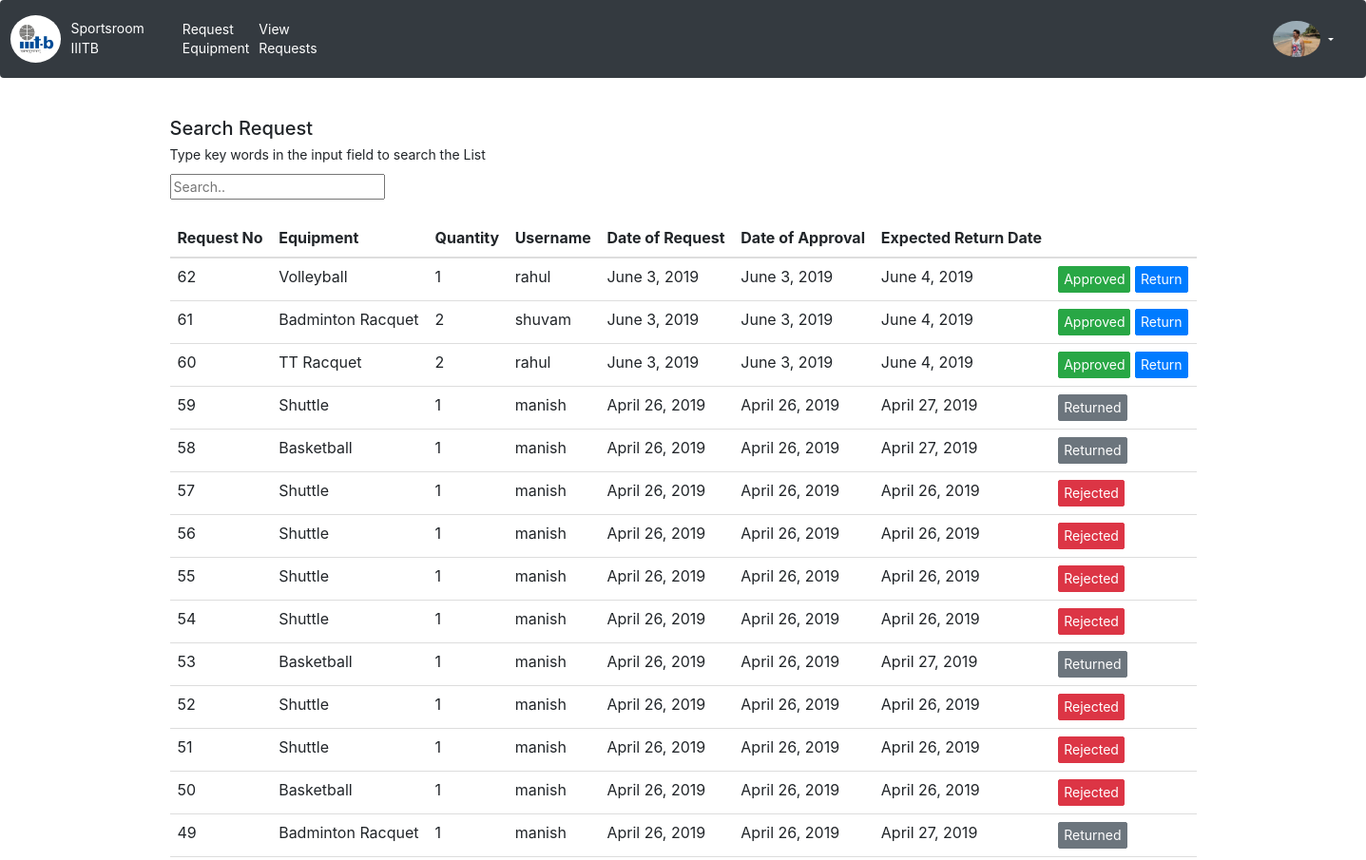
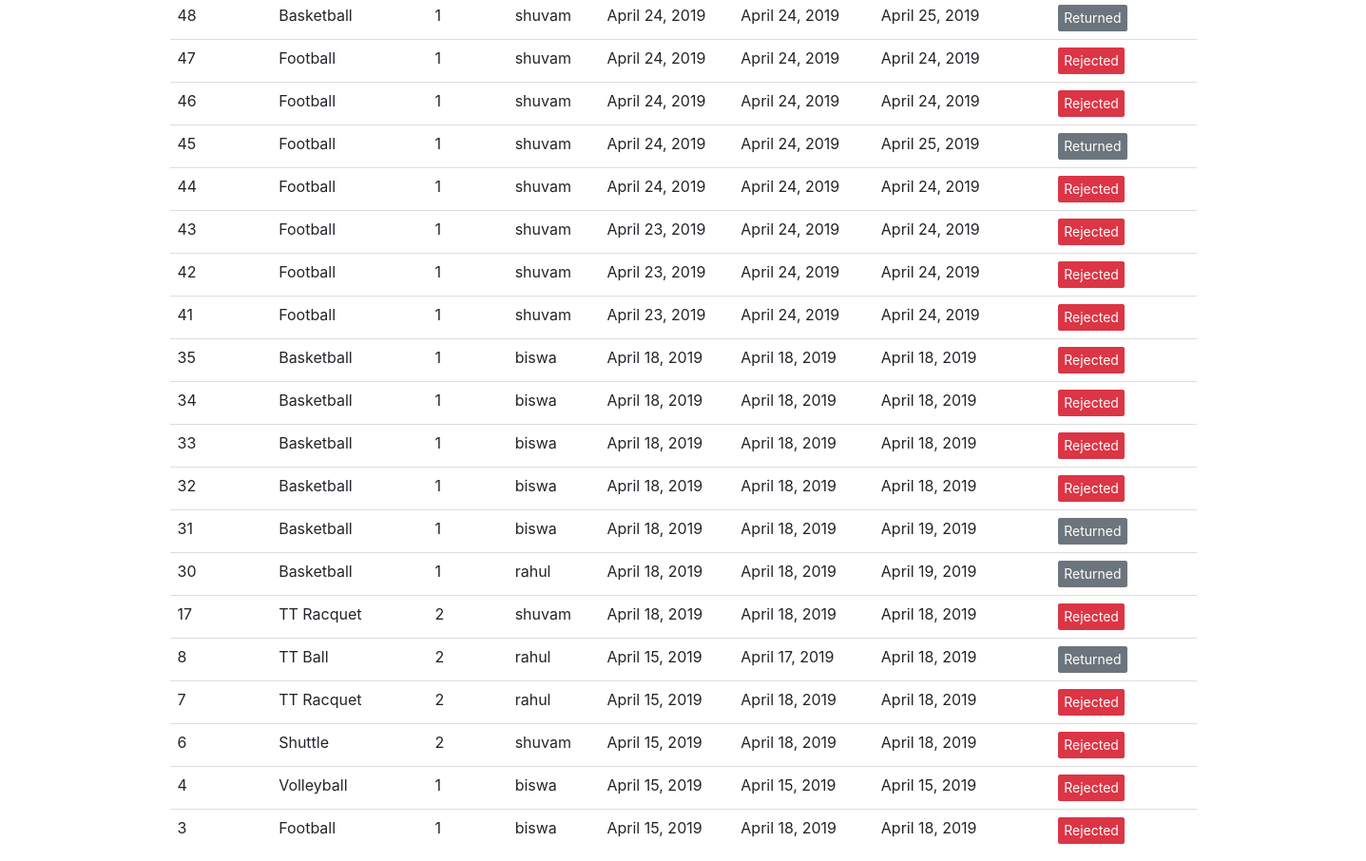
/sportsEquipment/approvedRequest/ (signed in), run on the app's committed database (2 pictures, top to bottom).
### login/models.py (models this page shows, shortened)
class UserProfileInfo(models.Model):
    user        =   models.OneToOneField(User,on_delete = models.CASCADE)
    totalPenalty=   models.IntegerField(default=0)
    profile_pic =   models.ImageField(upload_to="profile_pics",blank=True)

### sportsEquipment/models.py (models this page shows, shortened)
class EquipmentRequest(models.Model):
    reqId           =   models.AutoField(primary_key=True)
    eqp             =   models.ForeignKey(Equipments,on_delete=models.CASCADE)
    quantity        =   models.IntegerField(validators=[MinValueValidator(1), MaxValueValidator(2)])
    user            =   models.ForeignKey(User,on_delete=models.CASCADE)
    dtOfRequest     =   models.DateTimeField()
    dtAvailed       =   models.DateTimeField(null=True)
    dtOfExpRet      =   models.DateTimeField(null=True)
    dtOfActualRet   =   models.DateTimeField(null=True)
    penalty         =   models.IntegerField(default=0)
    choices = (
        (0, 'PENDING'),
        (1, 'ACCEPTED'),
        (2, 'REJECTED'),
        (3, 'RETURNED')
    )
    reqStatus       =   models.IntegerField(default=0,choices=choices)

class Equipments(models.Model):
    eqpId       = models.AutoField(primary_key=True)
    eqpName     = models.CharField(max_length=50)
    eqpQuantity = models.IntegerField(validators=[MinValueValidator(1)])
    eqpQuantityTaken = models.IntegerField(default=0,validators=[MaxValueValidator(eqpQuantity)])

### sportsEquipment/views.py (the view)
# urls.py: path(r'approvedRequest/',views.approvedRequest,name='approvedRequest'),
@login_required
def approvedRequest(request):
    userProfile = UserProfileInfo.objects.get(user=request.user)
    lstProcessedRequest = list(EquipmentRequest.objects.filter(reqStatus__in = [1,2,3]).order_by('-dtOfRequest'))
    lstProcessedRequest = utcToIst(lstProcessedRequest)
    print("No of processed requests: ", len(lstProcessedRequest))
    return render(request, 'AdminUser/processedRequest.html', {'lstProcessedRequest': lstProcessedRequest,'userProfile': userProfile});

### sportsEquipment/views.py (called while the page is built)
def utcToIst(lstRequest):
    for request in lstRequest:
        if request.dtOfRequest is not None:
            request.dtOfRequest = request.dtOfRequest.astimezone(timezone('Asia/Kolkata'))
        if request.dtOfExpRet is not None:
            request.dtOfExpRet = request.dtOfExpRet.astimezone(timezone('Asia/Kolkata'))
        if request.dtOfActualRet is not None:
            request.dtOfActualRet = request.dtOfActualRet.astimezone(timezone('Asia/Kolkata'))
        if request.dtAvailed is not None:
            request.dtAvailed = request.dtAvailed.astimezone(timezone('Asia/Kolkata'))
    return lstRequest

### templates/AdminUser/processedRequest.html (shortened to what this page needs)
{% extends 'MasterLayout/baseLayout.html' %}
{% block rightbar %}
              <div class ="profImg">
                    <img  src="/media/{{ userProfile.profile_pic }}" style="width:50px" alt="{{ user }}"/>
                    {% if user.is_authenticated %}
                    </div>
                    <div class="dropdown">
                      {% else %}
                    <a class="nav-link" href="{% url 'login:user_login' %}">Login</a>
                      {% endif %}
                    <button class="btn dropdown-toggle" type="button" data-toggle="dropdown" style="color: white"></button>
</div>
            {%  endblock%}
{% block body %}
  <div class="container" style="font-size: 14px">
    <br>
    <h2>Search Request</h2>
    <p>Type key words in the input field to search the List</p>
    <input id="myInput" type="text" placeholder="Search..">
    <br><br>
    <table class="table table-hover">
    <thead>
      <tr>
        <th>Request No</th>
        <th>Equipment</th>
        <th>Quantity</th>
        <th>Username</th>
        <th>Date of Request</th>
        <th>Date of Approval</th>
        <th>Expected Return Date</th>
        <th></th>
      </tr>
    </thead>
    <tbody id="myTable">
      {% for processedRequest in lstProcessedRequest %}
      <tr>
        <td>{{ processedRequest.reqId }}
        <td>{{ processedRequest.eqp.eqpName }}</td>
        <td>{{ processedRequest.quantity }} </td>
        <td>{{ processedRequest.user.username }}</td>
        <td>{{ processedRequest.dtOfRequest.date }}</td>
        <td>{{ processedRequest.dtAvailed.date }}</td>
        <td>{{ processedRequest.dtOfExpRet.date }}</td>
        <td>
            {% if processedRequest.reqStatus == 1 %}
                <a href="#" class="btn btn-success btn-sm" role="button" aria-pressed="true" style="font-size: 14px"> Approved </a>
                <a href="{% url 'sportsEquipment:processReturnRequest' %}?reqId={{ processedRequest.reqId }}" class="btn btn-primary btn-sm" role="button" aria-pressed="true" style="font-size: 14px"> Return</a>
            {% elif processedRequest.reqStatus == 2%}
                <a href="#" class="btn btn-danger btn-sm" role="button" aria-pressed="true" style="font-size: 14px"> Rejected </a>
            {% else %}
                <a href="#" class="btn btn-secondary btn-sm" role="button" aria-pressed="true" style="font-size: 14px"> Returned </a>
            {% endif %}
        </td>
      </tr>
      {% endfor %}
    </tbody>
  </table>
  </div>
{% endblock %}

### static/css/style.css (style rules this page uses)
img { color: white; font-size: 14px }

### templates/MasterLayout/baseLayout.html (style rules this page uses)
img { border-radius: 50%; }

### data on the page
UserProfileInfo: profile_pic (picture)
EquipmentRequest: reqId "62", eqp.eqpName "Volleyball", quantity "1", user.username "rahul", dtOfRequest "June 3, 2019", dtAvailed "June 3, 2019", dtOfExpRet "June 4, 2019"
EquipmentRequest: reqId "61", eqp.eqpName "Badminton Racquet", quantity "2", user.username "shuvam", dtOfRequest "June 3, 2019", dtAvailed "June 3, 2019", dtOfExpRet "June 4, 2019"
EquipmentRequest: reqId "60", eqp.eqpName "TT Racquet", quantity "2", user.username "rahul", dtOfRequest "June 3, 2019", dtAvailed "June 3, 2019", dtOfExpRet "June 4, 2019"
EquipmentRequest: reqId "59", eqp.eqpName "Shuttle", quantity "1", user.username "manish", dtOfRequest "April 26, 2019", dtAvailed "April 26, 2019", dtOfExpRet "April 27, 2019", reqStatus "Returned"
EquipmentRequest: reqId "58", eqp.eqpName "Basketball", quantity "1", user.username "manish", dtOfRequest "April 26, 2019", dtAvailed "April 26, 2019", dtOfExpRet "April 27, 2019", reqStatus "Returned"
EquipmentRequest: reqId "57", eqp.eqpName "Shuttle", quantity "1", user.username "manish", dtOfRequest "April 26, 2019", dtAvailed "April 26, 2019", dtOfExpRet "April 26, 2019", reqStatus "Rejected"
EquipmentRequest: reqId "56", eqp.eqpName "Shuttle", quantity "1", user.username "manish", dtOfRequest "April 26, 2019", dtAvailed "April 26, 2019", dtOfExpRet "April 26, 2019", reqStatus "Rejected"
EquipmentRequest: reqId "55", eqp.eqpName "Shuttle", quantity "1", user.username "manish", dtOfRequest "April 26, 2019", dtAvailed "April 26, 2019", dtOfExpRet "April 26, 2019", reqStatus "Rejected"
EquipmentRequest: reqId "54", eqp.eqpName "Shuttle", quantity "1", user.username "manish", dtOfRequest "April 26, 2019", dtAvailed "April 26, 2019", dtOfExpRet "April 26, 2019", reqStatus "Rejected"
EquipmentRequest: reqId "53", eqp.eqpName "Basketball", quantity "1", user.username "manish", dtOfRequest "April 26, 2019", dtAvailed "April 26, 2019", dtOfExpRet "April 27, 2019", reqStatus "Returned"
EquipmentRequest: reqId "52", eqp.eqpName "Shuttle", quantity "1", user.username "manish", dtOfRequest "April 26, 2019", dtAvailed "April 26, 2019", dtOfExpRet "April 26, 2019", reqStatus "Rejected"
EquipmentRequest: reqId "51", eqp.eqpName "Shuttle", quantity "1", user.username "manish", dtOfRequest "April 26, 2019", dtAvailed "April 26, 2019", dtOfExpRet "April 26, 2019", reqStatus "Rejected"
EquipmentRequest: reqId "50", eqp.eqpName "Basketball", quantity "1", user.username "manish", dtOfRequest "April 26, 2019", dtAvailed "April 26, 2019", dtOfExpRet "April 26, 2019", reqStatus "Rejected"
EquipmentRequest: reqId "49", eqp.eqpName "Badminton Racquet", quantity "1", user.username "manish", dtOfRequest "April 26, 2019", dtAvailed "April 26, 2019", dtOfExpRet "April 27, 2019", reqStatus "Returned"
EquipmentRequest: reqId "48", eqp.eqpName "Basketball", quantity "1", user.username "shuvam", dtOfRequest "April 24, 2019", dtAvailed "April 24, 2019", dtOfExpRet "April 25, 2019", reqStatus "Returned"
EquipmentRequest: reqId "47", eqp.eqpName "Football", quantity "1", user.username "shuvam", dtOfRequest "April 24, 2019", dtAvailed "April 24, 2019", dtOfExpRet "April 24, 2019", reqStatus "Rejected"
EquipmentRequest: reqId "46", eqp.eqpName "Football", quantity "1", user.username "shuvam", dtOfRequest "April 24, 2019", dtAvailed "April 24, 2019", dtOfExpRet "April 24, 2019", reqStatus "Rejected"
EquipmentRequest: reqId "45", eqp.eqpName "Football", quantity "1", user.username "shuvam", dtOfRequest "April 24, 2019", dtAvailed "April 24, 2019", dtOfExpRet "April 25, 2019", reqStatus "Returned"
EquipmentRequest: reqId "44", eqp.eqpName "Football", quantity "1", user.username "shuvam", dtOfRequest "April 24, 2019", dtAvailed "April 24, 2019", dtOfExpRet "April 24, 2019", reqStatus "Rejected"
EquipmentRequest: reqId "43", eqp.eqpName "Football", quantity "1", user.username "shuvam", dtOfRequest "April 23, 2019", dtAvailed "April 24, 2019", dtOfExpRet "April 24, 2019", reqStatus "Rejected"
EquipmentRequest: reqId "42", eqp.eqpName "Football", quantity "1", user.username "shuvam", dtOfRequest "April 23, 2019", dtAvailed "April 24, 2019", dtOfExpRet "April 24, 2019", reqStatus "Rejected"
EquipmentRequest: reqId "41", eqp.eqpName "Football", quantity "1", user.username "shuvam", dtOfRequest "April 23, 2019", dtAvailed "April 24, 2019", dtOfExpRet "April 24, 2019", reqStatus "Rejected"
EquipmentRequest: reqId "35", eqp.eqpName "Basketball", quantity "1", user.username "biswa", dtOfRequest "April 18, 2019", dtAvailed "April 18, 2019", dtOfExpRet "April 18, 2019", reqStatus "Rejected"
EquipmentRequest: reqId "34", eqp.eqpName "Basketball", quantity "1", user.username "biswa", dtOfRequest "April 18, 2019", dtAvailed "April 18, 2019", dtOfExpRet "April 18, 2019", reqStatus "Rejected"
EquipmentRequest: reqId "33", eqp.eqpName "Basketball", quantity "1", user.username "biswa", dtOfRequest "April 18, 2019", dtAvailed "April 18, 2019", dtOfExpRet "April 18, 2019", reqStatus "Rejected"
EquipmentRequest: reqId "32", eqp.eqpName "Basketball", quantity "1", user.username "biswa", dtOfRequest "April 18, 2019", dtAvailed "April 18, 2019", dtOfExpRet "April 18, 2019", reqStatus "Rejected"
EquipmentRequest: reqId "31", eqp.eqpName "Basketball", quantity "1", user.username "biswa", dtOfRequest "April 18, 2019", dtAvailed "April 18, 2019", dtOfExpRet "April 19, 2019", reqStatus "Returned"
EquipmentRequest: reqId "30", eqp.eqpName "Basketball", quantity "1", user.username "rahul", dtOfRequest "April 18, 2019", dtAvailed "April 18, 2019", dtOfExpRet "April 19, 2019", reqStatus "Returned"
EquipmentRequest: reqId "17", eqp.eqpName "TT Racquet", quantity "2", user.username "shuvam", dtOfRequest "April 18, 2019", dtAvailed "April 18, 2019", dtOfExpRet "April 18, 2019", reqStatus "Rejected"
EquipmentRequest: reqId "8", eqp.eqpName "TT Ball", quantity "2", user.username "rahul", dtOfRequest "April 15, 2019", dtAvailed "April 17, 2019", dtOfExpRet "April 18, 2019", reqStatus "Returned"
EquipmentRequest: reqId "7", eqp.eqpName "TT Racquet", quantity "2", user.username "rahul", dtOfRequest "April 15, 2019", dtAvailed "April 18, 2019", dtOfExpRet "April 18, 2019", reqStatus "Rejected"
EquipmentRequest: reqId "6", eqp.eqpName "Shuttle", quantity "2", user.username "shuvam", dtOfRequest "April 15, 2019", dtAvailed "April 18, 2019", dtOfExpRet "April 18, 2019", reqStatus "Rejected"
EquipmentRequest: reqId "4", eqp.eqpName "Volleyball", quantity "1", user.username "biswa", dtOfRequest "April 15, 2019", dtAvailed "April 15, 2019", dtOfExpRet "April 15, 2019", reqStatus "Rejected"
EquipmentRequest: reqId "3", eqp.eqpName "Football", quantity "1", user.username "biswa", dtOfRequest "April 15, 2019", dtAvailed "April 18, 2019", dtOfExpRet "April 18, 2019", reqStatus "Rejected"
